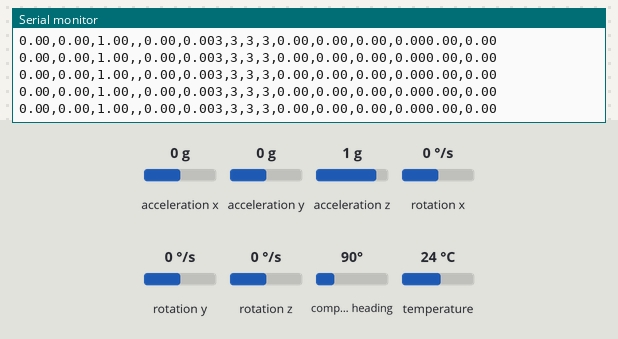
The sketch below on a simulated Arduino Uno, built with avr-gcc and run on an emulated ATmega328P. Shown: the last lines printed to the serial monitor. Inputs (shaded band) come from the test bench; at power-on: acceleration x 0 g, acceleration y 0 g, acceleration z 1 g, rotation x 0 °/s, rotation y 0 °/s, rotation z 0 °/s, compass heading 90°, temperature 24 °C.

Above: at 2.2 s.
2.3 s: acceleration x set to -1.4 g
At 2.41 s:
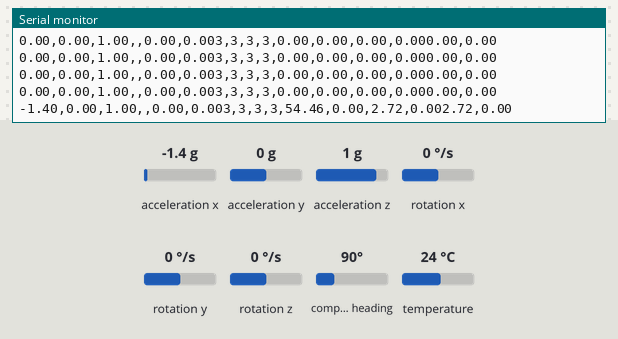
3.8 s: acceleration y set to -1.4 g
At 3.82 s:
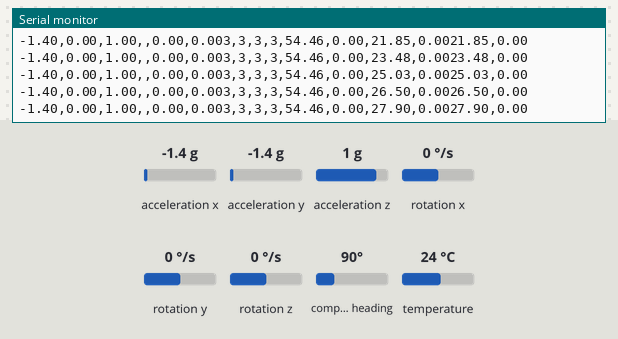
5.3 s: acceleration z set to -1.4 g
At 5.34 s:
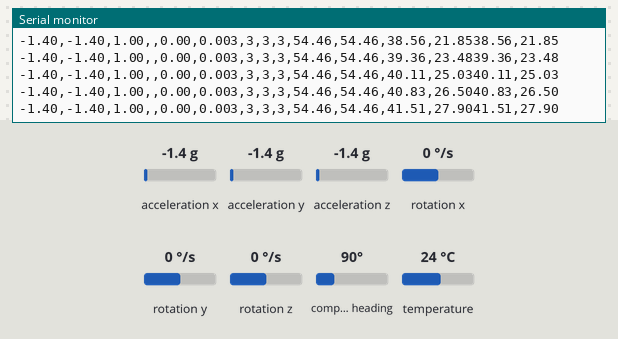
6.8 s: acceleration x set to 0 g
At 6.86 s:
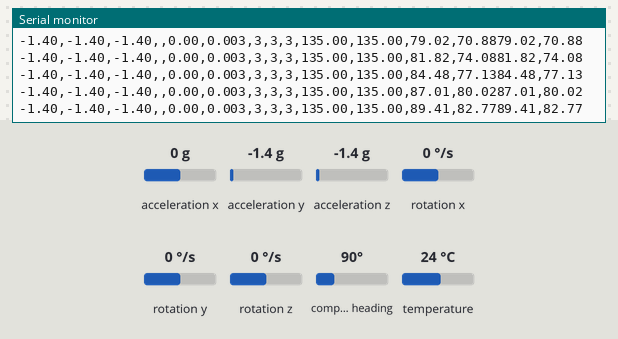
9.8 s: rotation x set to -192 °/s
At 9.8 s:
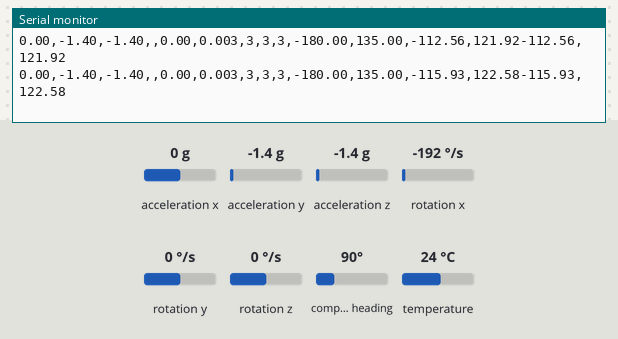
Timing chart, 0 to 12.3 s (numbered marks = the images above; inputs shaded):
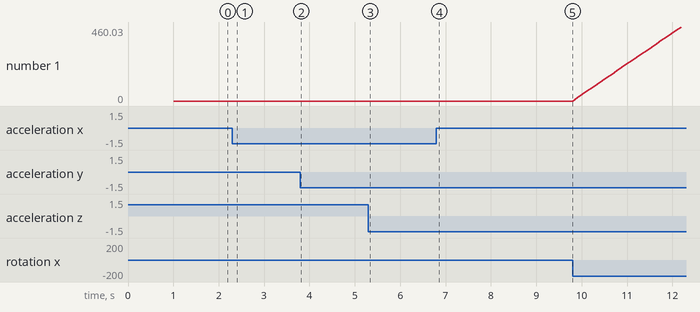

Measured:
- after the input at 2.3 s, the serial monitor: prints a new line at once (image 1)
- plotted number 1: 0 → 460.03 after the input at 9.8 s

The sketch:

3filtro.ino
```cpp
#include <Wire.h>
#include <Adafruit_Sensor.h>
#include <Adafruit_BNO055.h>
#include <utility/imumaths.h>
#include <math.h>

#define BNO055_SAMPLERATE_DELAY_MS (100)
Adafruit_BNO055 myIMU = Adafruit_BNO055();

float thetaM;
float phiM;
float thetaFold=0;
float thetaFnew;
float phiFold=0;
float phiFnew;

// p/o filtro complementar (Gy e Ac juntos)
float theta; // p/def theta e phi geral
float phi;

float thetaG=0;
float phiG=0;
float dt;
unsigned long millisOld;

void setup() {
  Serial.begin(115200);
  myIMU.begin();
  delay(1000);
  int8_t temp=myIMU.getTemp();
  myIMU.setExtCrystalUse(true);
  millisOld=millis();
}

void loop() {
  uint8_t system, gyro, accel, mg = 0;
  myIMU.getCalibration(&system, &gyro, &accel, &mg);

  imu::Vector<3> acc =myIMU.getVector(Adafruit_BNO055::VECTOR_ACCELEROMETER);
  imu::Vector<3> gyr =myIMU.getVector(Adafruit_BNO055::VECTOR_GYROSCOPE);

  thetaM=-atan2(acc.x()/9.8,acc.z()/9.8)/2/3.141592654*360;
  phiM=-atan2(acc.y()/9.8,acc.z()/9.8)/2/3.141592654*360;

  thetaFnew=.95*thetaFold+.05*thetaM;
  phiFnew=.95*phiFold+.05*phiM;

  dt=(millis()-millisOld)/1000.;
  millisOld=millis();

  thetaG=thetaG+gyr.y()*dt;
  phiG=phiG-gyr.x()*dt;

    // filtro:
  theta=(theta+gyr.y()*dt)*.95+thetaM*.05;
  phi=(phi-gyr.x()*dt)*.95+phiM*.05;

  Serial.print(acc.x()/9.8);
  Serial.print(",");
  Serial.print(acc.y()/9.8);
  Serial.print(",");
  Serial.print(acc.z()/9.8);
  Serial.print(",");

  Serial.print(",");
  Serial.print(thetaG);
  Serial.print(",");
  Serial.print(phiG);


  Serial.print(accel);
  Serial.print(",");
  Serial.print(gyro);
  Serial.print(",");
  Serial.print(mg);
  Serial.print(",");
  Serial.print(system);
  Serial.print(",");


  Serial.print(thetaM);
  Serial.print(",");
  Serial.print(phiM);
  Serial.print(",");
  Serial.print(thetaFnew);
  Serial.print(",");
  Serial.print(phiFnew);


  Serial.print(theta);
  Serial.print(",");
  Serial.println(phi);

  phiFold=phiFnew;
  thetaFold=thetaFnew;


  delay(BNO055_SAMPLERATE_DELAY_MS);
}
```

5pyAnim8.ino
```cpp
// Arduino para o pySerial (mostrar os dados em tempo real)
```
